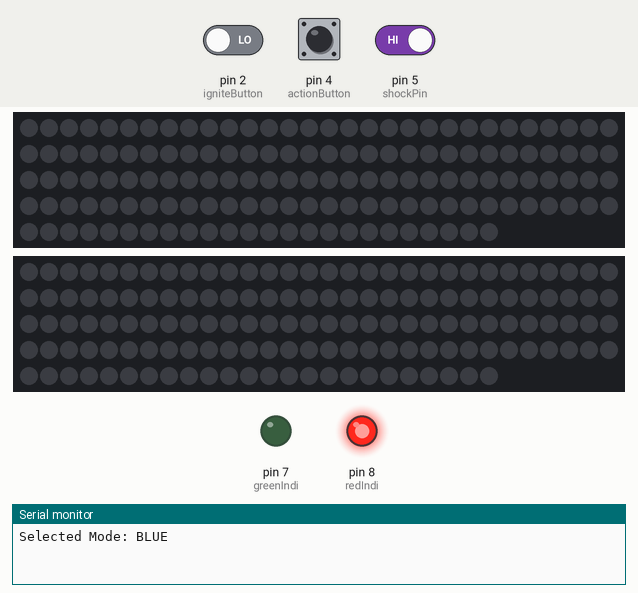
This sketch was run on a simulated Arduino Nano, built with avr-gcc and run on an emulated ATmega328P. On the bench: 2 × 144 RGB LEDs in strip order, left to right, continuing on the next row, output pins drawn as LEDs (lit = HIGH), the last lines printed to the serial monitor. The test bench sets the inputs (shaded band); at power-on: pin 4 (actionButton) LOW, pin 2 (igniteButton) LOW, pin 5 (shockPin) HIGH. Dim RGB values are drawn brighter than linear; random numbers use the default seed unless the sketch sets one.

Above: at 4.6 s.
4.7 s: pin 4 (actionButton) pulled HIGH for 1 s
At 6.5 s:
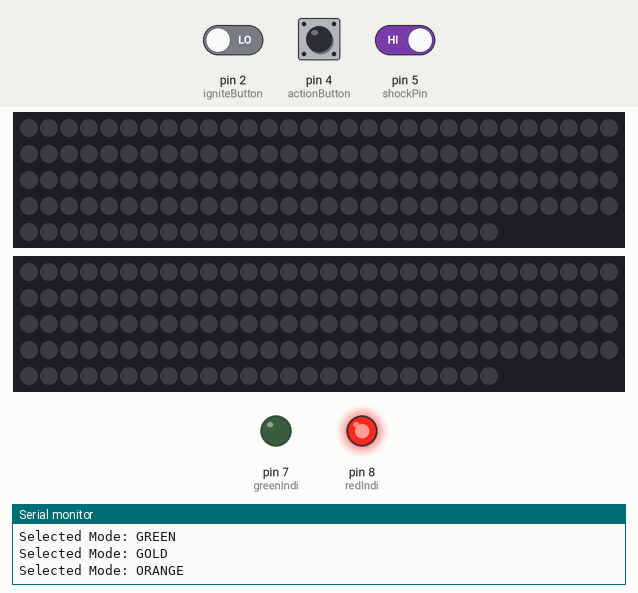
7.4 s: pin 4 (actionButton) pulled HIGH for 0.15 s
At 8.9 s:
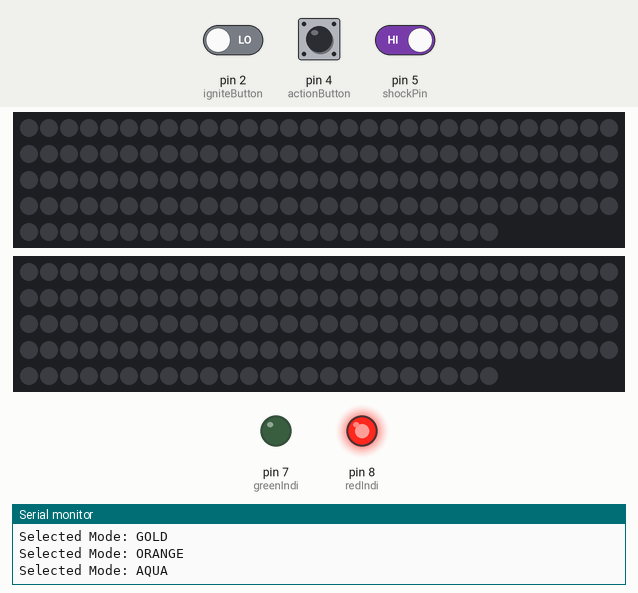
9.2 s: pin 2 (igniteButton) driven HIGH and pin 5 (shockPin) driven LOW
At 11.6 s:
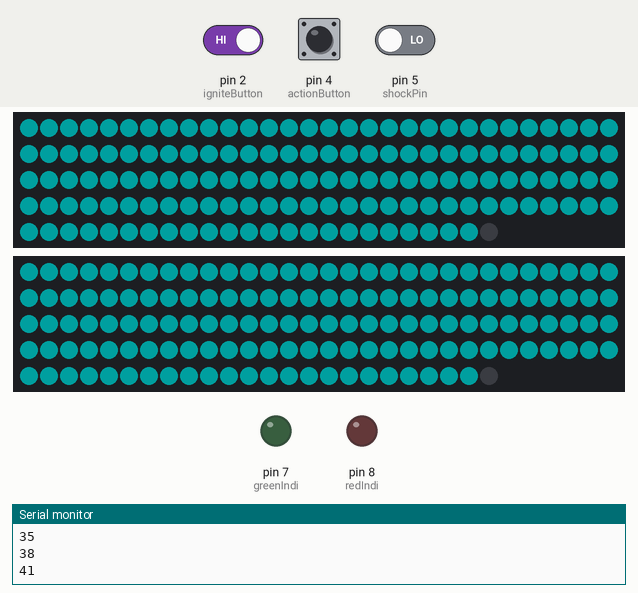
12.2 s: pin 5 (shockPin) driven HIGH
At 13.5 s:
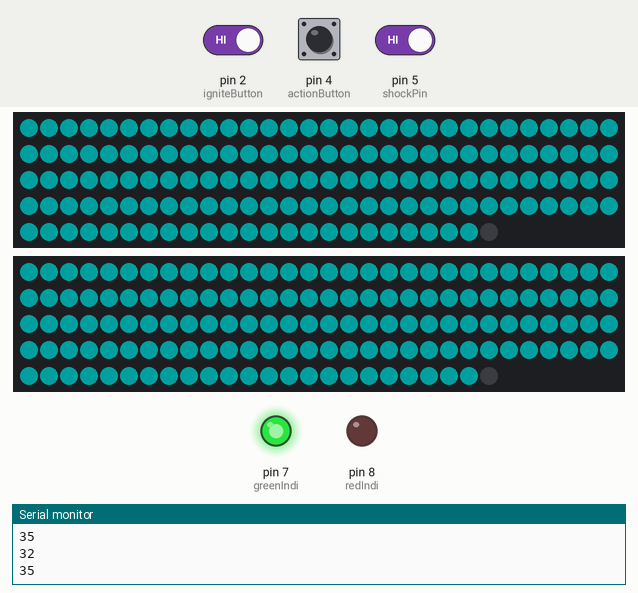
13.9 s: pin 5 (shockPin) driven LOW
At 14.4 s:
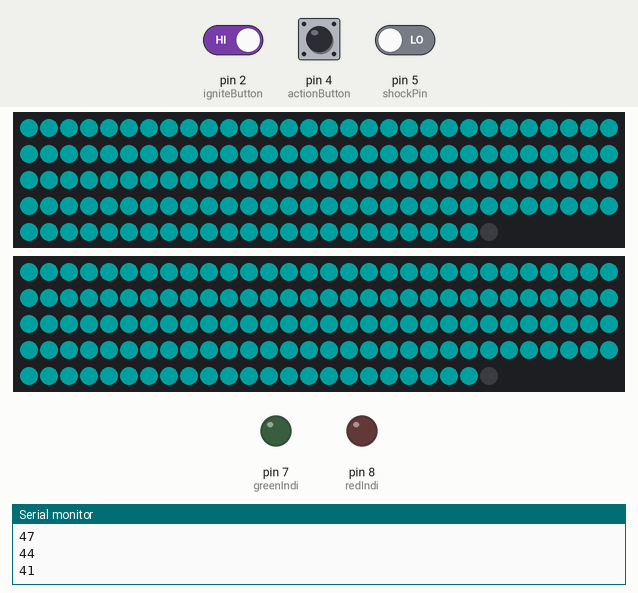
16.9 s: pin 2 (igniteButton) driven LOW
At 17.9 s:
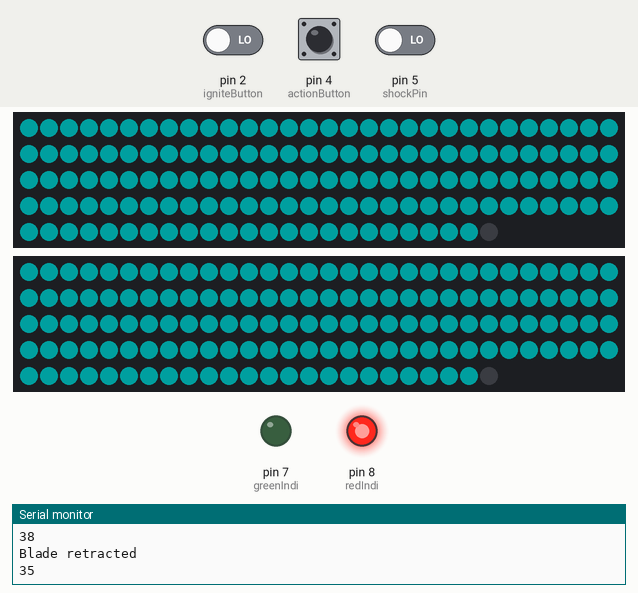
Timing chart, 0 to 19.9 s (numbered marks = the images above; inputs shaded):
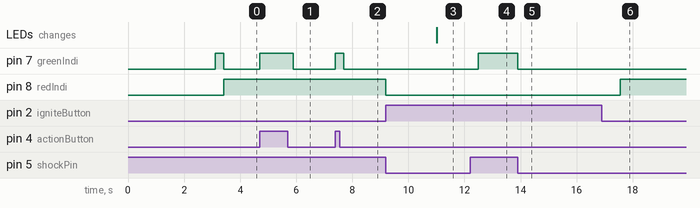

The sketch:

PreSpeedAdjustment.ino
```cpp
#include <FastLED.h>

// Led Strip Pins
  const int DATA_PINF = 12;      // Front strip PIN // Nano: 10
  const int DATA_PINB = 13;      // Back strip PIN  // Nano: 11

// Number of Leds
  const int NUM_LEDSF = 144; // Front strip LED_COUNT  // Change to (final led count) on the finished version
  const int NUM_LEDSB = 144; // Back strip LED_COUNT   // Change to (final led count) on the finished version

// Brigthness
  const int BRIGHTNESS = 50;

CRGB ledsF[NUM_LEDSF];
CRGB ledsB[NUM_LEDSB];

// Delayvalue
  int DELAYVAL = 10; //Milliseconds between each pixel on the blade lighting up.

// SENSORS AND BUTTON PINS
  const int igniteButton = 2;  // Nano: 2
  const int actionButton = 4;  // Nano: 4
  const int shockPin = 5;  // Nano: 9

// State values for different sensor readings (either HIGH or LOW)
  int shockState;
  int actionBtnState;
  int igniteBtnState;

// BOOLEANS
  bool bladeOff = true; // Boolean to check if blade is on or not
  bool tipChange = false; // Boolean to check if tip is different color or not
  bool pulseDown = true; // Boolean to check if the blade is pulsing down or not

// Power-Button-Indicator LED Pins (if you use them.)
  const int redIndi = 8; // Nano: 8
  const int greenIndi = 7; // Nano: 7

// Note about the indicator LEDS:
  /* For some or other weird reason, the green and red input are switched (marked wrong I guess)
     But, they also behave quite weird too. When for example red is on, if I write a On signal to
     green, both leds turns off. If I write a off signal to red, while red is on, the green led
     turns on. Please feel free to change the code if you do not enconter the same problem. */

// COLOR VALUES

  // Primary color values, for blade
    int red;
    int green;
    int blue;

  // Secondary color values, for MeltTip
    int redTip;
    int greenTip;
    int blueTip;

  // Third color values, for blaster deflect
    int redDef;
    int greenDef;
    int blueDef;

  // Forth color values, for fade effect
    int redFade;
    int greenFade;
    int blueFade;

  // Fifth color values, for tip in meltTip()
    int tipRed;
    int tipGreen;
    int tipBlue;
    // Using a secondary set of variables for this, since for some or other weird reason, the FastLED.setRGB command would alter the *color*Tip variables.

// Int for which color is chosen
  int modeCase;

// Where to put the effects
  int randomEffectStartPos;

// Sizes
  // How big the blasterdeflect area should be
    const int blastSize = 10;
  // Tip size
    const int tipSize = 8; // Should be an even number.

// How fast the fade effect should be
  int defFadeStep = 20; // For blaster fade effect

// Starting positions for blaster deflect
  const int fromEgdePos = 5;
  const int minStartPos = fromEgdePos;
  const int maxStartPos = NUM_LEDSF - blastSize - fromEgdePos;

// String for which color is selected
  String modeName;

// pulsinging Light Variables
  int pulsingLowest;
  int pulsingStep;
  int pulsingBrightness;
  int pulseAmount;

void setup() {

  // PulsingBrightness should be the same as BRIGTHNESS when the blade starts up...
    pulsingBrightness = BRIGHTNESS;

  // *** Debugging ***
    Serial.begin(9600);

  // Defining shockPin as INPUT
    pinMode(shockPin, INPUT);

  // Defining Led Indicator pins as OUTPUTs
    pinMode(redIndi, OUTPUT);
    pinMode(greenIndi, OUTPUT);

  // Start leds and set brightness
    FastLED.addLeds<NEOPIXEL, DATA_PINF>(ledsF, NUM_LEDSF); // Start Front LEDs
    FastLED.addLeds<NEOPIXEL, DATA_PINB>(ledsB, NUM_LEDSB); // Start Back LEDs
    FastLED.setBrightness(  BRIGHTNESS );  // Set Brightess

  // Turn off leds (if they of some or other reason should be on already)
    for(int i=NUM_LEDSF; i--;) {  // Turns off all leds, one by one

      ledsF[i] = CRGB::Black;
      ledsB[i] = CRGB::Black;
      FastLED.show();

      delay(10);
    }

  // limit powerdraw to what the arduino/powersupply can supply
    FastLED.setMaxPowerInVoltsAndMilliamps(5,1000); // (Volts,Millamps);

  setMode(); // Runs the setMode program once, to make sure a color is selected before the user powers up his saber.

  // Turn on Red indicator, to show that the lightsaber is powered on and ready to use
    digitalWrite(redIndi, 1);

}

void loop() {

  // State values determined by value comming from buttons/shock sensor
    shockState = digitalRead(shockPin);
    igniteBtnState = digitalRead(igniteButton);
    actionBtnState = digitalRead(actionButton);

  if (bladeOff) { // If blade off...
    if (igniteBtnState == HIGH && shockState == LOW) { //  Starts the blade if the ignite button is pressed, or if the shocksensor is disturbed (enables stab ignition)

      // Start Blade
        startBlade(red, green, blue);


    }
    else if (actionBtnState == HIGH) { // Runs the setMode function if the action button is pressed.

      // Cycle to another color
        setMode();

    }
  }
  else { // If blade is on...
    if (igniteBtnState == HIGH && shockState == LOW) { // Retracts the blade if the ignite button is pressed.

      // Retract Blade
        retractBlade();

    }

    else if (shockState == LOW && !(igniteBtnState == HIGH) && !(actionBtnState == HIGH)) { // Checks if the knock switch has been disturbed. Runs blasterDeflect function if true.

      // Blaster Deflect Effect
        blasterDeflect();

    }

    else if (actionBtnState == HIGH && tipChange && !(shockState == LOW)) { // Checks if actionbutton is pressed, and tipchange is true. Turns on tip if both true

      // Melttip on
        meltTip(true);

    }
    else if (actionBtnState == LOW && !tipChange && !(shockState == LOW)) { // Checks if actionbutton is not pressed, and if tipchange is false. Turns of tip if both are false

      // Melttip off
        meltTip(false);

    }

    // Pulsing Light
      pulsingAnimation();

  }
}

void startBlade(int red, int green, int blue) { // Startanimation for blade

  // Turn off red indicator, to turn both leds on (see line 39)
    digitalWrite(redIndi, 0);

  // Turns on the first led first
    ledsF[0].setRGB( red, green, blue);
    ledsB[0].setRGB( red, green, blue);

  for(int i=0; i<NUM_LEDSF; i++) { // Starts each pixel with the set color, with DELAYVAL between each

    i++;

    ledsF[i].setRGB( red, green, blue);
    ledsB[i].setRGB( red, green, blue);
    ledsF[i + 1].setRGB( red, green, blue);
    ledsB[i + 1].setRGB( red, green, blue);
    FastLED.show();

    delay(DELAYVAL); // Pause before next pass through loop

    pulsingAnimation(); // Play pulsingAnimation, for more vareity
  }

  // Blade is now On
    bladeOff = ! bladeOff;
  delay(10);

  // Turn on green indicator
    digitalWrite(greenIndi, HIGH);

  // *** Debugging ***
    Serial.println("Blade opened");

}

void retractBlade() { // Retract animation for blade

  // Turn off green indicator, to turn both Leds on (see line 39)
    digitalWrite(greenIndi, 0);

  // Turns off the last led first
    ledsF[NUM_LEDSF - 1] = CRGB::Black;
    ledsB[NUM_LEDSB - 1] = CRGB::Black;

  for(int i=NUM_LEDSF; i--;) {  // Turns off all leds, one by one

    i--;

    ledsF[i] = CRGB::Black;
    ledsB[i] = CRGB::Black;
    ledsF[i - 1] = CRGB::Black;
    ledsB[i - 1] = CRGB::Black;
    FastLED.show();

    delay(DELAYVAL);

    pulsingAnimation(); // Play pulsinganimation, for more vareity
  }

  // Blade is now Off
    bladeOff = ! bladeOff;

  delay(10);

  // Turn on red indicator:
    digitalWrite(redIndi, 1);

  // *** Debugging ***
    Serial.println("Blade retracted");

}

void setMode() { // Sets Mode (colors, effect intensities etc.)

  // Write on to green indicator to turn both off (see line 39);
    digitalWrite(greenIndi, 1);

  // Defaults. Can and Will be changed in some switch cases.
    // Delay and pulse defaults
      DELAYVAL = 0;  // Sets DELAYVAL to 10 (default). Can be changed in switch statement.
      pulsingStep = 10; // Sets pulsingStep to 10 (default). Can be changed in switch statement.
      pulseAmount = 2; // Sets pulseAmount to 2 (default). Can be changed in switch statement
    // Color defaults
      // Secondary color
        redTip = 200;
        greenTip = 30;
        blueTip = 2;

  switch (modeCase) {
    case 0: // BLUE
      // Primary color
        red = 0;
        green = 0;
        blue = 255;

      // Third color
        redDef = 200;
        greenDef = 200;
        blueDef = 255;

      // pulsing Intensity Change
        pulseAmount = 1;

      modeName = "BLUE";
      modeCase++;
    break;

    case 1: // RED
      // Primary color
        red = 255;
        green = 0;
        blue = 0;

      // Third color
        redDef = 255;
        greenDef = 240;
        blueDef = 240;
      // DELAYVAL Change
        DELAYVAL = 10;  // Changes delayval to make a more dramatic blade opening/retracting

      // pulsing Intensity Change
        pulsingStep = 25;
        pulseAmount = 10;

      modeName = "RED";
      modeCase++;
    break;

    case 2: // GREEN
      // Primary color
        red = 0;
        green = 255;
        blue = 0;

      // Third color
        redDef = 200;
        greenDef = 255;
        blueDef = 200;

      // pulsing Intensity Change
        pulsingStep = 10;

      modeName = "GREEN";
      modeCase++;
    break;

    case 3: // GOLD
      // Primary color
        red = 255;
        green = 80;
        blue = 0;

      // Third color
        redDef = 255;
        greenDef = 200;
        blueDef = 180;

      modeName = "GOLD";
      modeCase++;
    break;

    case 4: // ORANGE
      // Primary color
        red = 200;
        green = 10;
        blue = 0;

      // Third color
        redDef = 255;
        greenDef = 200;
        blueDef = 100;
      // DELAYVAL Change
        DELAYVAL = 10;  // Changes delayval to make a more dramatic blade opening/retracting

      // Pulsing Intensity Change
        pulsingStep = 20;
        pulseAmount = 10;

        modeName = "ORANGE";
        modeCase ++;
    break;

    case 5: // AQUA
      // Primary color
        red = 0;
        green = 200;
        blue = 200;

      // Third color
        redDef = 240;
        greenDef = 255;
        blueDef = 255;

      // Pulsing Intensity Change
        pulsingStep = 15;
        pulseAmount = 3;

      modeName = "AQUA";
      modeCase++;
    break;

    case 6: // Magenta
      // Primary color
        red = 255;
        green = 0;
        blue = 100;

      // Third color
        redDef = 240;
        greenDef = 230;
        blueDef = 255;

      // Pulsing Intensity Change
        pulsingStep = 15;
        pulseAmount = 3;

      modeName = "Magenta";
      modeCase++;
    break;

    case 7: // PURPLE
      // Primary color
        red = 200;
        green = 0;
        blue = 255;

      // Third color
        redDef = 255;
        greenDef = 200;
        blueDef = 255;
      // DELAYVAL Change
        DELAYVAL = 3;  // Changes delayval to make a more dramatic blade opening/retracting

      // Pulsing Intensity Change
        pulsingStep = 15;
        pulseAmount = 3;

      modeName = "PURPLE";
      modeCase ++;
    break;

    case 8: // WHITE
      // Primary color
        red = 190;
        green = 80;
        blue = 80;

      // Third color
        redDef = 240;
        greenDef = 0;
        blueDef = 255;
      // DELAYVAL Change
        DELAYVAL = 10;  // Changes delayval to make a more dramatic blade opening/retracting

      // Pulsing Intensity Change
        pulsingStep = 0;
        pulseAmount = 0;

      modeName = "WHITE";
      modeCase = 0;
    break;

  }
  delay(300);

  // Turn on led indicator after color is chosen
    digitalWrite(greenIndi, 0);

  // *** Debugging ***
    Serial.print("Selected Mode: ");
    Serial.println(modeName);
}

void blasterDeflect() { // Blaster Deflect Effect

  // Forth color values, for fade effect
    redFade = redDef;
    greenFade = greenDef;
    blueFade = blueDef;

  // Chooses a random position for the deflect animation
    randomEffectStartPos = random(minStartPos, maxStartPos);

  // *** Debugging ***
    Serial.println(randomEffectStartPos);

  // Set colors to the deflect values in selected area
  for(int j=randomEffectStartPos; j<randomEffectStartPos + blastSize; j++ ) {
    ledsF[j].setRGB( redDef, greenDef, blueDef);
    ledsB[j].setRGB( redDef, greenDef, blueDef);
  }
  FastLED.show();
  delay(50);
  while (!(redFade == red) || !(greenFade == green) || !(blueFade == blue)){ // While "color"Fade isn't the same as the original color:

    fadeValues(defFadeStep); // Get the fade values

    // Write the new fade colors to the deflect area
    for(int j=randomEffectStartPos; j<randomEffectStartPos + blastSize; j++ ) {
      ledsF[j].setRGB( redFade, greenFade, blueFade);
      ledsB[j].setRGB( redFade, greenFade, blueFade);


    }
    pulsingAnimation(); // Play pulsinganimation, for more vareity
    FastLED.show();
  }
}

void meltTip(bool on) { // Changes the tipleds to the tipmelt color if called with true, changes them back if called with false.

  if (on) {// Changes the tip to Tipmelt color.

    // Defines the new tip colors to be used.
      tipRed = redTip;
      tipGreen = greenTip;
      tipBlue = blueTip;

    // *** Debugging ***
      Serial.println("MeltTip");

      for(int j=NUM_LEDSB; j>NUM_LEDSB - tipSize/2; j--) { // Turns on the first half of the tipmelt leds in the tipmelt color.
        ledsF[j].setRGB( tipRed, tipGreen, tipBlue);
        ledsB[j].setRGB( tipRed, tipGreen, tipBlue);
      }
      for(int j=NUM_LEDSB-tipSize/2; j>NUM_LEDSB - tipSize; j--) { // Turns on the second half of the tipmelt leds in a slightly brighter color.
        ledsF[j].setRGB( tipRed - 20, tipGreen - 4, tipBlue + 10);
        ledsB[j].setRGB( tipRed - 20, tipGreen - 4, tipBlue + 10);
      }

    // Tip is now On
      tipChange = ! tipChange;
      }
  else { // Changes the tip back to the original color

    // Defines the new tip colors to be used.
      tipRed = red;
      tipGreen = green;
      tipBlue = blue;

    // *** Debugging ***
      Serial.println("MeltTipStopped");

      for(int j=NUM_LEDSB; j>NUM_LEDSB - tipSize; j--) {
        ledsF[j].setRGB( tipRed, tipGreen, tipBlue);
        ledsB[j].setRGB( tipRed, tipGreen, tipBlue);
      }

    // Tip is now Off
      tipChange = ! tipChange;

     FastLED.show(); // Send the updated pixels to the blade.
  }
}

void pulsingAnimation() { // Pulsing animation for variation

  pulsingLowest = BRIGHTNESS - pulsingStep; // pulsingLowest is BRIGHTNESS - pulsingStep. pulsingStep is set in setMode program.

  if (pulseDown) {
    for (int j=0; j<pulseAmount; j++ ) {
      pulsingBrightness --;
    }
    if (pulsingBrightness < pulsingLowest) {
      pulseDown = ! pulseDown;
    }
  }
  else {
    for (int j=0; j<pulseAmount; j++ ) {
      pulsingBrightness ++;
    }
    if (pulsingBrightness >= BRIGHTNESS) {
      pulseDown = ! pulseDown;
    }
  }

  // Send updated brightness
    FastLED.setBrightness(pulsingBrightness);
    FastLED.show();

  // *** Debugging ***
    Serial.println(pulsingBrightness);

}

void fadeValues(int fadestep) { // Changes *color*fade values

  if (redFade > red){
    redFade = redFade - fadestep; // Remove fadestep from redFade value
  }
  if (greenFade > green){
    greenFade = greenFade - fadestep; // Remove fadestep from greenFade value
  }
  if (blueFade > blue){
    blueFade = blueFade - fadestep; // Remove fadestep from blueFade value
  }

  // If removed to much, reset color to the original color
  if (redFade < red) {
    redFade = red;
  }
  if (greenFade < green){
    greenFade = green;
  }
  if (blueFade < blue){
    blueFade = blue;
  }
}
```

Measured:
- after the input at 4.7 s, pin 7 (greenIndi): LOW → HIGH at once, → LOW 1.2 s later
- after the input at 7.4 s, pin 7 (greenIndi): LOW → HIGH at once, → LOW 0.30 s later
- after the input at 9.2 s, pin 8 (redIndi): HIGH → LOW at once; the LEDs: change after 1.8 s (image 3)
- after the input at 12.2 s, pin 7 (greenIndi): LOW → HIGH after 0.29 s
- after the input at 13.9 s, pin 7 (greenIndi): HIGH → LOW at once
- after the input at 16.9 s, pin 8 (redIndi): LOW → HIGH after 0.66 s
